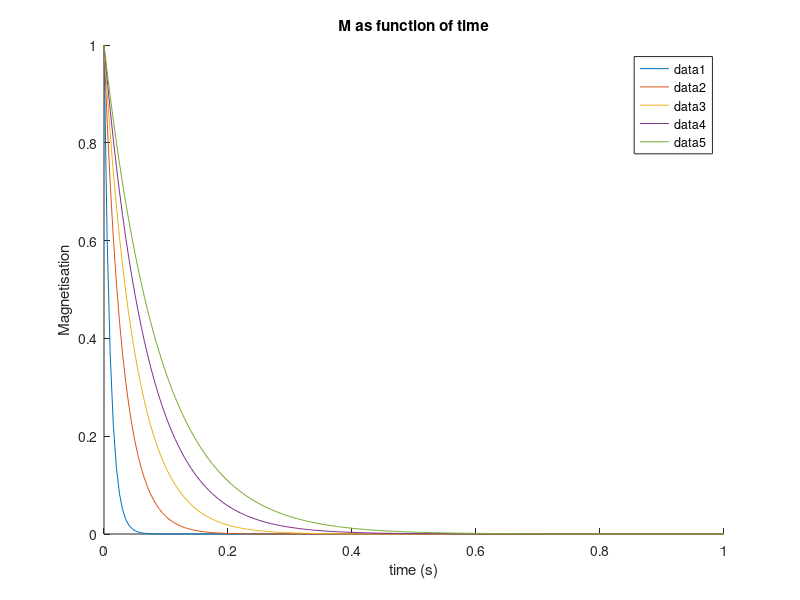
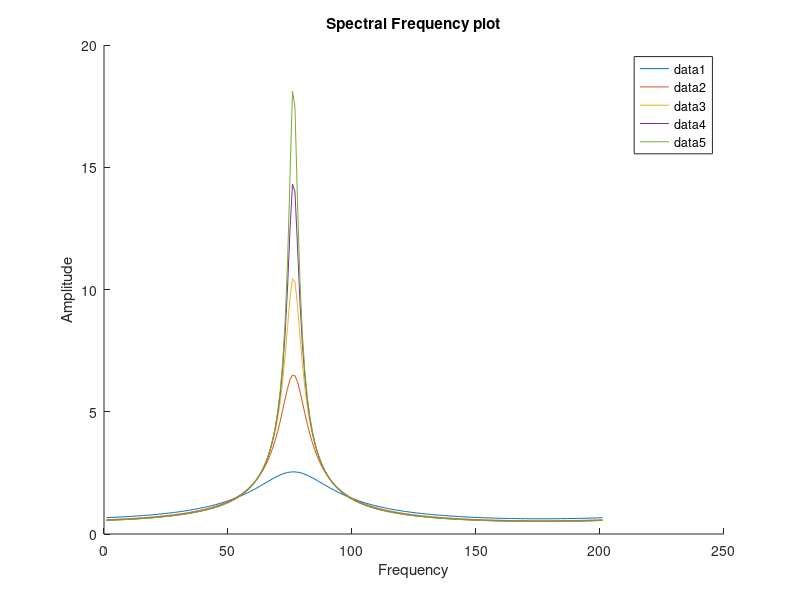

Reproduce these figures in MATLAB, in order.
t = 0:0.005:1; %ms
w0 = 125*2*pi;

figure
hold on

figure
hold on


for i = 10:20:100
    T2 = i/1000; %s

    M = exp(-1i*w0.*t).*exp(-t/T2);
    F = fft(M);

    figure(1)
    plot(t,abs(M))

    figure(2)
    plot(abs(F))
end

figure(1)
title('M as function of time')
xlabel('time (s)')
ylabel('Magnetisation')
legend()

figure(2)
title('Spectral Frequency plot')
xlabel('Frequency')
ylabel('Amplitude')
legend()